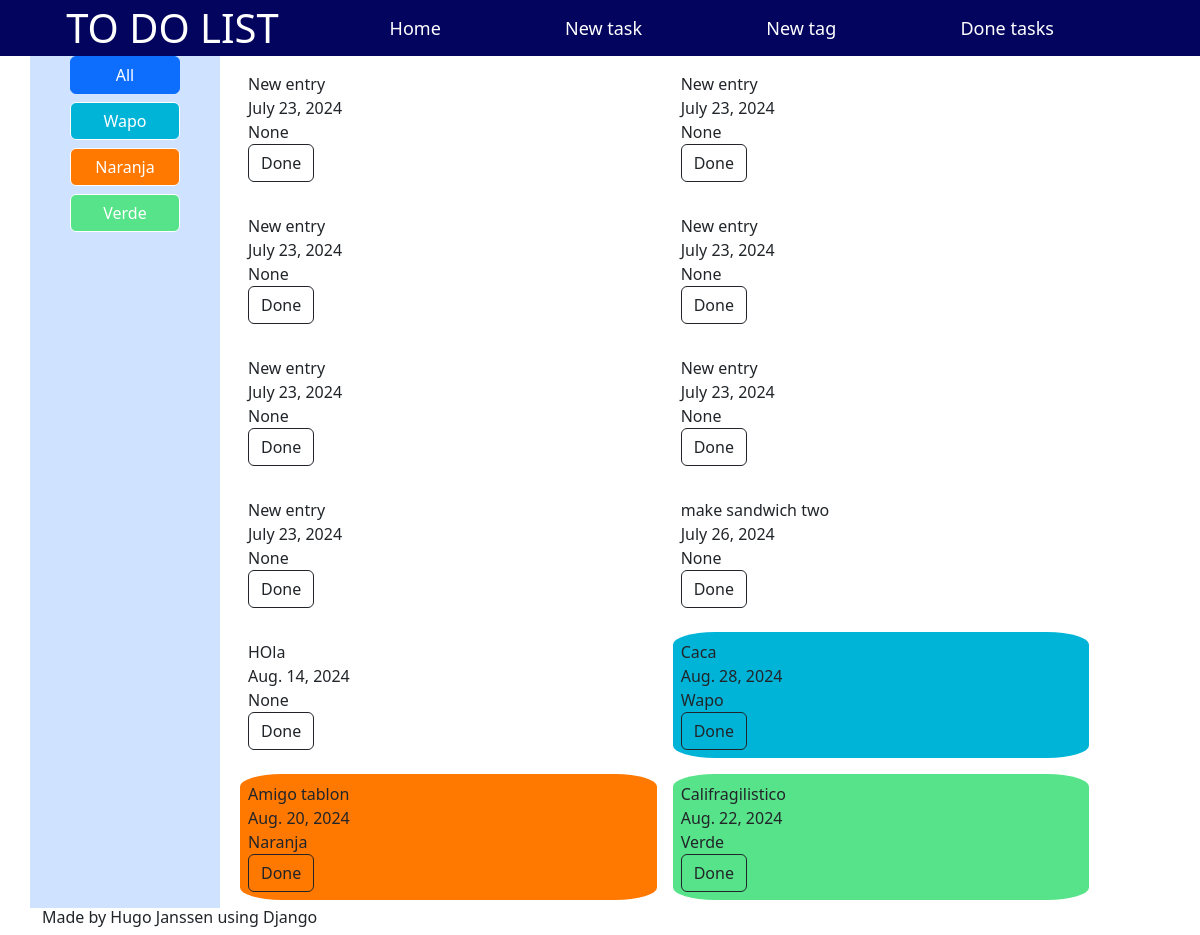
/main/, run on the app's committed database.
### main/models.py (models this page shows, shortened)
class tag(models.Model):
    name = models.CharField(max_length=50)
    color = models.CharField(max_length=7)
    def __str__(self):
        return u'{0}'.format(self.name)

class entry(models.Model):
    content = models.TextField(max_length=500, default="New entry")
    entry_time = models.DateTimeField(default=datetime.datetime.now)
    deadline = models.DateField(default=datetime.datetime.now)
    priority = models.IntegerField(default=1)
    tag = models.ForeignKey(tag, on_delete=models.SET_NULL, null=True)
    status = models.BooleanField(default=False)

### main/views.py (the view, shortened to what this page needs)
# urls.py: path('', active_task_view, name="taskview"),
def active_task_view(request):
    tag_id = 0
    active_tasks = []
    task_color = []
    for task in entry.objects.all():
        if task.status == False:
            if tag_id == 0 or task.tag_id == tag_id:
                active_tasks.append(task)
                if task.tag_id != None:
                    current_tag = tag.objects.get(id = task.tag_id)
                    task_color.append(current_tag.color)
                else:
                    task_color.append("#FFFFFF")
    task_list = zip(active_tasks, task_color)
    context = {"task_list": task_list, "tag_list": tag.objects.all()}
    return render(request, "list_tasks.html", context)

### main/templates/list_tasks.html (shortened to what this page needs)
{% extends "base.html" %}
{% block content %}
<div class="container">
    <div class="row">
        <div class="col-2 bg-primary-subtle">
            <form action="" method="post" class="d-grid gap-2 col-8 mx-auto">
                <button name="tag" value=0 class="btn btn-primary">All</button>
                {% for tag in tag_list %}
                <button name="tag" value="{{tag.id}}" class="btn btn-primary"
                    style="background-color: {{ tag.color }}; border-color: white">{{tag.name}}</button>
                {% endfor %}
            </form>
        </div>
        <div class="task_display col-10 container">
            {% for task in task_list %}
            <div class="task_entry" style="background-color: {{ task.1 }}">
                <span>{{task.0.content}}</span> <br>
                <span>{{task.0.deadline}}</span> <br>
                <span>{{task.0.tag}}</span> <br>
                <form action="" method="post">
                    <button name="id" value="{{task.0.id}}" class="btn btn-outline-dark">Done</button>
                </form>
            </div>
            {% endfor %}
        </div>
    </div>
</div>
{% endblock %}

### main/templates/base.html (shortened to what this page needs)
{% load static %}
<!DOCTYPE html>
<html lang="en">
<head>
    <link href="https://cdn.jsdelivr.net/npm/bootstrap@5.3.3/dist/css/bootstrap.min.css" rel="stylesheet"
>
    <link rel="stylesheet" href="{% static 'style.css' %}">
</head>
<body>
    <header>
        <div class="container">
            <div class="row">
                <div class="col-3">{% include "partials/header.html" %}</div>
                <nav class="col-9">{% include "partials/navbar.html" %}</nav>
            </div>
        </div>
    </header>
    <main>
        {% block content %}{% endblock %}
    </main>
    <footer class="container">{% include "partials/footer.html" %}</footer>
</body>
</html>

### main/templates/partials/header.html
<h1 class="display-6 text-center align-middle head_title">TO DO LIST</h1>

### main/templates/partials/navbar.html
<div class="btn-group nav_bar text-center" role="group">
    <a href="{% url 'taskview' %} " class="btn btn-primary nav_button"><span>Home</span></a>
    <a href="{% url 'newentry' %}" class="btn btn-primary nav_button"><span>New task</span></a>
    <a href="{% url 'newtag' %}" class="btn btn-primary nav_button"><span>New tag</span></a>
    <a href="{% url 'donetaskview' %}" class="btn btn-primary nav_button"><span>Done tasks</span></a>
</div>

### main/templates/partials/footer.html
<h6>Made by Hugo Janssen using Django</h6>

### main/static/style.css (style rules this page uses)
header { background-color: #03045e; color: white; }
.head_title { background-color: #03045e; color: white; display: flex; align-items: center; justify-content: center; height: 100%; }
.task_display { display: flex; flex-wrap: wrap; }
.task_entry { display: inline; border-radius: 10%; min-width: 45%; margin: .5em; padding: .5em; }
.nav_bar { min-width: 95%; height: 100%; }
.nav_button { font-size: large; font-weight: 500; background-color: #03045e; border-color: #03045e; transition: 250ms; }
.nav_button>span { display: flex; align-items: center; justify-content: center; height: 100%; }

### data on the page
tag: {{ tag.id }} 1 (drawn), name "Wapo"
tag: {{ tag.id }} 2 (drawn), name "Naranja"
tag: {{ tag.id }} 3 (drawn), name "Verde"
entry: content "New entry", deadline "July 23, 2024", tag "None", {{ task.0.id }} 4 (drawn)
entry: content "New entry", deadline "July 23, 2024", tag "None", {{ task.0.id }} 9 (drawn)
entry: content "New entry", deadline "July 23, 2024", tag "None", {{ task.0.id }} 11 (drawn)
entry: content "New entry", deadline "July 23, 2024", tag "None", {{ task.0.id }} 13 (drawn)
entry: content "New entry", deadline "July 23, 2024", tag "None", {{ task.0.id }} 14 (drawn)
entry: content "New entry", deadline "July 23, 2024", tag "None", {{ task.0.id }} 16 (drawn)
entry: content "New entry", deadline "July 23, 2024", tag "None", {{ task.0.id }} 17 (drawn)
entry: content "make sandwich two", deadline "July 26, 2024", tag "None", {{ task.0.id }} 19 (drawn)
entry: content "HOla", deadline "Aug. 14, 2024", tag "None", {{ task.0.id }} 21 (drawn)
entry: content "Caca", deadline "Aug. 28, 2024", tag.name "Wapo", {{ task.0.id }} 23 (drawn)
entry: content "Amigo tablon", deadline "Aug. 20, 2024", tag.name "Naranja", {{ task.0.id }} 24 (drawn)
entry: content "Califragilistico", deadline "Aug. 22, 2024", tag.name "Verde", {{ task.0.id }} 25 (drawn)
